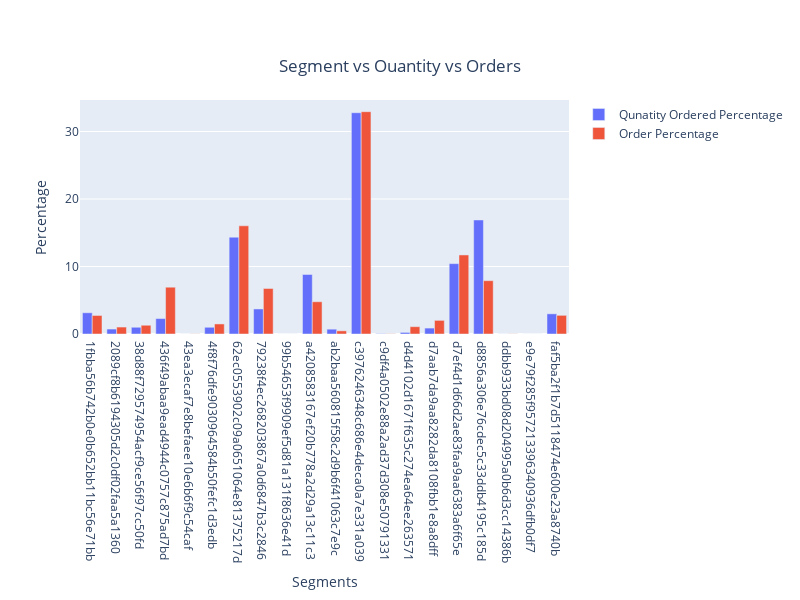

Here is the notebook cell this chart was saved with:
### Code cell
fig = go.Figure()


fig.add_trace(go.Bar(
    x=segment_quantity_data["Segment"],
    y=segment_quantity_data["Qty"],
    name='Qunatity Ordered Percentage'
))


fig.add_trace(go.Bar(
    x=segment_quantity_data["Segment"],
    y=segment_quantity_data["Orders"],
    name='Order Percentage'
))


fig.update_layout(barmode='group',
    title='Segment vs Ouantity vs Orders',
    xaxis_title='Segments',
    yaxis_title='Percentage',
    width=800,
    height=600,
    title_x=0.5, title_y=0.9
)

fig.show()

### Figure 1 — Plotly figure (JSON) as saved in the notebook; plotly's stock layout.template omitted (floating-point values rounded to 4 significant figures)
{"data": [{"name": "Qunatity Ordered Percentage", "type": "bar", "x": ["1fbba56b742b0e0b652bb11bc56e71bb", "2089cf8b6194305d2c0df02faa5a1360", "38d88f729574954acf9ce56f97cc50fd", "436f49abaa9ead4944c0757c875ad7bd", "43ea3ecaf7e8befaee10e6b6f9c54caf", "4f8f76dfe9030964584b50fefc1d3edb", "62ec0553902c09a0651064e81375217d", "79238f4ec268203867a0d6847b3c2846", "99b54653f9909ef5d81a131f8636e41d", "a4208583167ef20b778a2d29a13c11c3", "ab2baa560815f58c2d9b6f41063c7e9c", "c3976246348c686e4deca0a7e331a039", "c9df4a0502e88a2ad37d308e50791331", "d4d4102d1671f635c274ea64ee263571", "d7aab7da9aa8282da8108fbb1e8a8dff", "d7ef4d1d66d2ae83faa9aa6383a6f65e", "d8856a306e76cdec5c33ddb4195c185d", "ddbb933bd08d204995a0b6d3cc14386b", "e9e79f285f957213396340936dfb0df7", "faf5ba2f1b7d5118474e600e23a8740b"], "y": [3.145, 0.7316, 0.9985, 2.285, 0.003199, 0.9956, 14.35, 3.709, 0.0002093, 8.818, 0.7146, 32.78, 0.04392, 0.2352, 0.877, 10.42, 16.89, 0.007534, 0.0004784, 2.988]}, {"name": "Order Percentage", "type": "bar", "x": ["1fbba56b742b0e0b652bb11bc56e71bb", "2089cf8b6194305d2c0df02faa5a1360", "38d88f729574954acf9ce56f97cc50fd", "436f49abaa9ead4944c0757c875ad7bd", "43ea3ecaf7e8befaee10e6b6f9c54caf", "4f8f76dfe9030964584b50fefc1d3edb", "62ec0553902c09a0651064e81375217d", "79238f4ec268203867a0d6847b3c2846", "99b54653f9909ef5d81a131f8636e41d", "a4208583167ef20b778a2d29a13c11c3", "ab2baa560815f58c2d9b6f41063c7e9c", "c3976246348c686e4deca0a7e331a039", "c9df4a0502e88a2ad37d308e50791331", "d4d4102d1671f635c274ea64ee263571", "d7aab7da9aa8282da8108fbb1e8a8dff", "d7ef4d1d66d2ae83faa9aa6383a6f65e", "d8856a306e76cdec5c33ddb4195c185d", "ddbb933bd08d204995a0b6d3cc14386b", "e9e79f285f957213396340936dfb0df7", "faf5ba2f1b7d5118474e600e23a8740b"], "y": [2.745, 1.029, 1.298, 6.933, 0.01792, 1.49, 16.03, 6.743, 0.001422, 4.779, 0.4667, 32.93, 0.03043, 1.084, 2.02, 11.71, 7.899, 0.01735, 0.003128, 2.766]}], "layout": {"barmode": "group", "height": 600, "title": {"text": "Segment vs Ouantity vs Orders", "x": 0.5, "y": 0.9}, "width": 800, "xaxis": {"title": {"text": "Segments"}}, "yaxis": {"title": {"text": "Percentage"}}}}
